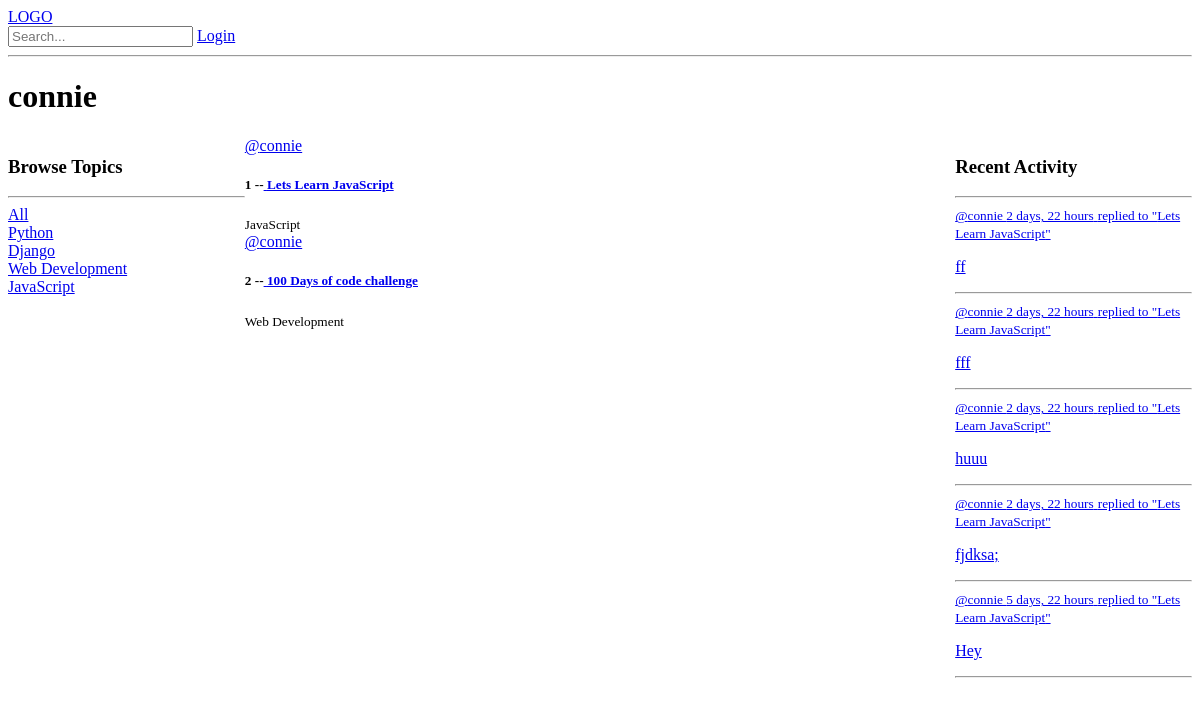
Page /profile/1/ on the earlier database version.
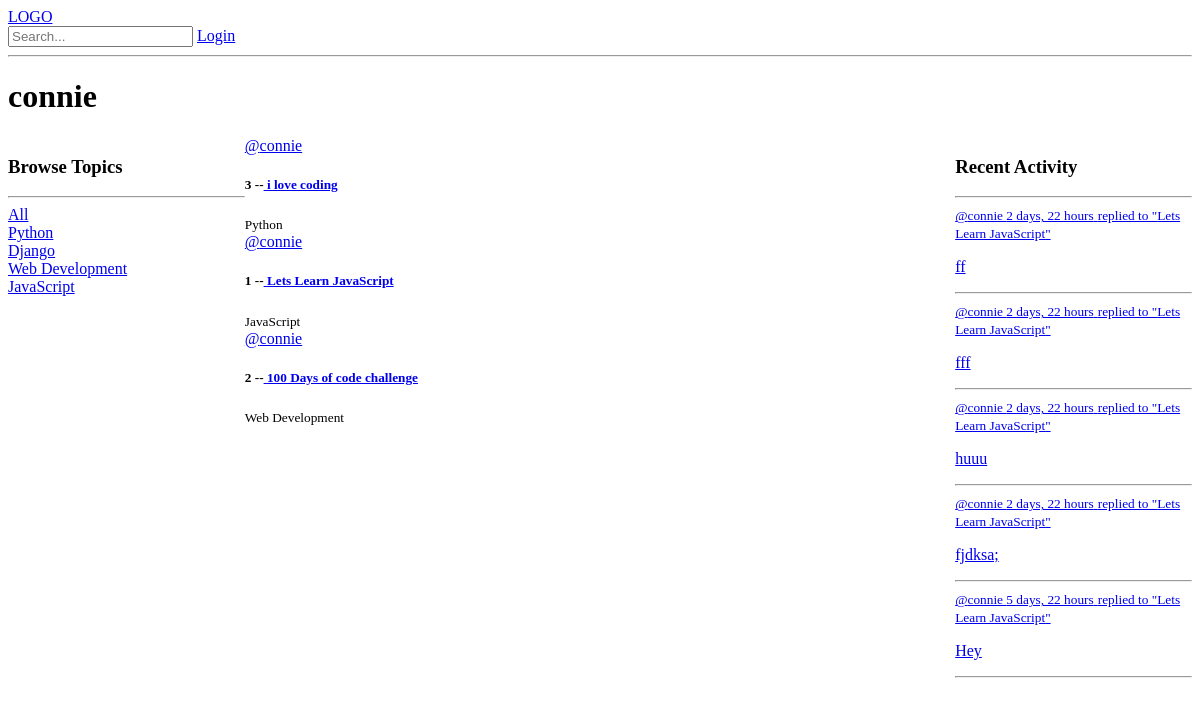
Same page on the later database version.
### base/models.py (models this page shows, shortened)
class Topic(models.Model):
    name = models.CharField(max_length=200)

class Room(models.Model):
    host = models.ForeignKey(User, on_delete=models.SET_NULL, null=True)
    topic = models.ForeignKey(Topic, on_delete=models.SET_NULL, null=True)
    name = models.CharField(max_length=200)
    description = models.TextField(null=True, blank=True)
    participants = models.ManyToManyField(
        User, related_name='participants', blank=True)
    updated = models.DateTimeField(auto_now=True)
    created = models.DateTimeField(auto_now_add=True)
    class Meta:
        ordering = ['-updated', '-created']
    def __str__(self):
        return self.name

class Message(models.Model):
    user = models.ForeignKey(User, on_delete=models.CASCADE)
    room = models.ForeignKey(Room, on_delete=models.CASCADE)
    body = models.TextField()
    updated = models.DateTimeField(auto_now=True)
    created = models.DateTimeField(auto_now_add=True)
    class Meta:
        ordering = ['-updated', '-created']

### base/views.py (the view)
# urls.py: path('profile/<str:pk>/', views.userProfile, name="user-profile"),
def userProfile(request, pk):
    user = User.objects.get(id=pk)
    rooms = user.room_set.all()
    room_messages = user.message_set.all()
    topics = Topic.objects.all()
    context = {'user': user, 'rooms': rooms, 'room_messages': room_messages, 'topics': topics}
    return render(request, 'base/profile.html', context)

### base/templates/base/profile.html (shortened to what this page needs)
{% extends 'main.html'%}
{% block content %}
<h1>{{user.username}}</h1>
<div class = "profile-container">
    <div>
        {%include 'base/topics_component.html'%}
    </div>
    <div>
        {%include 'base/feed_component.html'%}
    </div>
    <div>
        {%include 'base/activity_component.html'%}
    </div>
</div>
{%endblock content%}

### templates/main.html (shortened to what this page needs)
<!DOCTYPE html>
<html>
<head>
</head>
<body>
    {% include 'navbar.html' %}
    {% block content %}
    {% endblock %}
</body>
</html>

### templates/navbar.html (shortened to what this page needs)
<a href="/"
<h1>LOGO</h1>
</a>
    <input type = "text" name = "q" placeholder = "Search..." value = "{{request.GET.q}}"/>
{% if request.user.is_authenticated %}
<P>Hello {{request.user}}</P>
<a href="{% url 'logout' %}">Logout</a>
{% else %}
<a href="{% url 'login' %}">Login</a>
{% endif %}
<hr>

### base/templates/base/topics_component.html
<h3>Browse Topics</h3>
        <hr>
        <div><a href="{%url 'home'%}">All</a></div>
        {%for topic in topics%}
        <div><a href="{%url 'home'%}?q = {{topic.name}}">{{topic.name}}</a></div>
        {%endfor%}

### base/templates/base/feed_component.html (shortened to what this page needs)
<div>
    {% for room in rooms%}
    <div>
        <a href="{% url 'user-profile' room.host.id %}">@{{room.host.username}}</a>
        <h5>{{room.id}} --<a href = "{%url 'room' room.id%}"> {{room.name}}</a></h5>
        <small>{{room.topic.name}}</small>
    </div>
    {%endfor%}
</div>

### base/templates/base/activity_component.html (shortened to what this page needs)
<h3>Recent Activity</h3>
        <hr>
        {%for message in room_messages %}
        <div>
            <small><a href = "{% url 'user-profile' message.user.id %}">@{{message.user}} {{message.created |timesince}}</small>
            <small>replied to "{{message.room}}"</small>
            <p>{{message.body}}</p>
            <hr>
        </div>
        {%endfor%}

### base/templates/base/profile.html (style rules this page uses)
.profile-container { display: grid; grid-template-columns: 1fr 3fr 1fr; }

Differences in the rows shown:
added Room: host.username "connie", id "3", name "i love coding", topic.name "Python"
